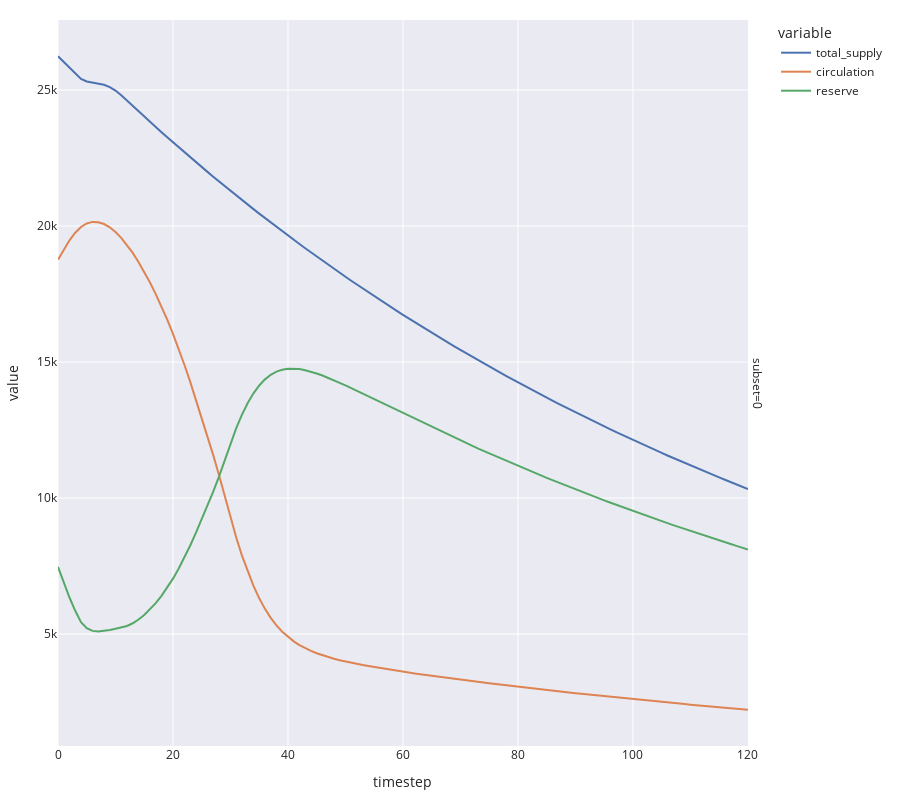

Notebook code cell kept with this figure:
### Markdown cell above
# Analysis 

We have 4 different subsets of data based on different parameters. 

* subset 0: 20% reserve target, 0.05 outlfow rate from common pool per month, no throttle, no inflows
* subset 1: 20% reserve target, 0.05 outflow rate from common pool per month, 0.004 per month throttle, no inflows
* subset 2: 20% reserve target, 0.025 outflow rate from common pool per month, no throttle, no inflows
* subset 3: 20% reserve target, 0.05 outflow rate from the common pool per month, no throttle, and 0.02 inflows

I used a 20% reserve target and 0.05 maxiumum outflow rate as a baseline. Even with a 20% reserve target, the outflow rate and lack of inflows result in a equilibrium reserve of around 18%, if we conservatively assume the maximum outflow rate of 0.05 of the common pool, we end up with a max of ~10.8% issuance per year. 

In the base case we do not specify the issuance rate, we only specify the target and conviction voting parameters that control the maximum outflow. However, if we want to define a maximum issuance rate directly we can use the throttle paramter. In subset 1, this is set to 0.004 or 4.8% per year, resulting in a reserve that stabilizes around 7.5%. It's worth noting that separting the max issuance rate from the conviction parameters, we can potentially remove governance over the max issuance (throttle), while retaining the ability to adjust conviction parameterization as needed, and we can more easily explain the maximum issuance rate without having to explain conviction voting parameterization in-depth. 

In practice we would expect the actual outflows to be much lower than theoretical maximum allows by a given set of conviction parameters. In subset 2, I turned the throttle back off but reduced the outflow rate by half. Reducing outflow rate results in slower overall supply growth, and the reserve stabilizing at a bit higher. From a system perspective, this means that if Honey holders choose to stake honey on the abstain proposals they would effectively be voting to reduce both the spending and the issuance rate. This ensures that honey holders do not have an incentive to overspend, because they always have the option to abstain and reduce issuance and outflows if they do not think any of the current proposals provide positive expected future value. 

Finally, in subset 4, I've set inflows to be greater than outflows, showing how over time this results in the reserves increasing beyond the target, and the supply of Honey decreasing as honey is burned from the common pool. Inflows are specified as a fixed ratio of the circulating supply in the model, which is completely arbitrary, but does help illustrate how consistent net inflows would impact both the total supply and reserves. Total supply would become deflationary, while the reserve would stabilize above the target reserve ratio.

### Code cell
import plotly.express as px
fig = px.line(
    simulation_result,
    x='timestep',
    y=['total_supply', 'circulation', 'reserve'],
    facet_row='subset',
    height=800,
    template='seaborn'
)

fig.update_layout(
    margin=dict(l=20, r=20, t=20, b=20),
)

fig.show()

### Figure 1 — Plotly figure (JSON) as saved in the notebook; plotly's stock layout.template omitted (floating-point values rounded to 4 significant figures)
{"data": [{"hovertemplate": "variable=total_supply<br>subset=0<br>timestep=%{x}<br>value=%{y}<extra></extra>", "legendgroup": "total_supply", "line": {"color": "rgb(76,114,176)", "dash": "solid"}, "mode": "lines", "name": "total_supply", "orientation": "v", "showlegend": true, "type": "scatter", "x": [0, 1, 2, 3, 4, 5, 6, 7, 8, 9, 10, 11, 12, 13, 14, 15, 16, 17, 18, 19, 20, 21, 22, 23, 24, 25, 26, 27, 28, 29, 30, 31, 32, 33, 34, 35, 36, 37, 38, 39, 40, 41, 42, 43, 44, 45, 46, 47, 48, 49, 50, 51, 52, 53, 54, 55, 56, 57, 58, 59, 60, 61, 62, 63, 64, 65, 66, 67, 68, 69, 70, 71, 72, 73, 74, 75, 76, 77, 78, 79, 80, 81, 82, 83, 84, 85, 86, 87, 88, 89, 90, 91, 92, 93, 94, 95, 96, 97, 98, 99, 100, 101, 102, 103, 104, 105, 106, 107, 108, 109, 110, 111, 112, 113, 114, 115, 116, 117, 118, 119, 120], "xaxis": "x", "y": [26238, 26030.0, 25820.0, 25610.0, 25410.0, 25310.0, 25270.0, 25240.0, 25190.0, 25110.0, 24980.0, 24810.0, 24610.0, 24410.0, 24220.0, 24020.0, 23830.0, 23640.0, 23450.0, 23260.0, 23080.0, 22890.0, 22710.0, 22530.0, 22350.0, 22170.0, 21990.0, 21810.0, 21640.0, 21470.0, 21290.0, 21120.0, 20960.0, 20790.0, 20620.0, 20460.0, 20290.0, 20130.0, 19970.0, 19810.0, 19650.0, 19490.0, 19340.0, 19180.0, 19030.0, 18880.0, 18730.0, 18580.0, 18430.0, 18280.0, 18130.0, 17990.0, 17850.0, 17700.0, 17560.0, 17420.0, 17280.0, 17140.0, 17010.0, 16870.0, 16740.0, 16600.0, 16470.0, 16340.0, 16210.0, 16080.0, 15950.0, 15820.0, 15690.0, 15570.0, 15440.0, 15320.0, 15200.0, 15080.0, 14960.0, 14840.0, 14720.0, 14600.0, 14480.0, 14370.0, 14250.0, 14140.0, 14020.0, 13910.0, 13800.0, 13690.0, 13580.0, 13470.0, 13360.0, 13260.0, 13150.0, 13050.0, 12940.0, 12840.0, 12740.0, 12630.0, 12530.0, 12430.0, 12330.0, 12230.0, 12140.0, 12040.0, 11940.0, 11850.0, 11750.0, 11660.0, 11570.0, 11470.0, 11380.0, 11290.0, 11200.0, 11110.0, 11020.0, 10930.0, 10850.0, 10760.0, 10670.0, 10590.0, 10500.0, 10420.0, 10340.0], "yaxis": "y"}, {"hovertemplate": "variable=circulation<br>subset=0<br>timestep=%{x}<br>value=%{y}<extra></extra>", "legendgroup": "circulation", "line": {"color": "rgb(221,132,82)", "dash": "solid"}, "mode": "lines", "name": "circulation", "orientation": "v", "showlegend": true, "type": "scatter", "x": [0, 1, 2, 3, 4, 5, 6, 7, 8, 9, 10, 11, 12, 13, 14, 15, 16, 17, 18, 19, 20, 21, 22, 23, 24, 25, 26, 27, 28, 29, 30, 31, 32, 33, 34, 35, 36, 37, 38, 39, 40, 41, 42, 43, 44, 45, 46, 47, 48, 49, 50, 51, 52, 53, 54, 55, 56, 57, 58, 59, 60, 61, 62, 63, 64, 65, 66, 67, 68, 69, 70, 71, 72, 73, 74, 75, 76, 77, 78, 79, 80, 81, 82, 83, 84, 85, 86, 87, 88, 89, 90, 91, 92, 93, 94, 95, 96, 97, 98, 99, 100, 101, 102, 103, 104, 105, 106, 107, 108, 109, 110, 111, 112, 113, 114, 115, 116, 117, 118, 119, 120], "xaxis": "x", "y": [18765, 19140.0, 19470.0, 19760.0, 19970.0, 20100.0, 20150.0, 20140.0, 20070.0, 19950.0, 19780.0, 19570.0, 19310.0, 19010.0, 18680.0, 18320.0, 17920.0, 17500.0, 17040.0, 16560.0, 16040.0, 15480.0, 14890.0, 14270.0, 13620.0, 12950.0, 12260.0, 11580.0, 10850.0, 10070.0, 9285.0, 8551.0, 7885.0, 7292.0, 6771.0, 6317.0, 5929.0, 5599.0, 5322.0, 5090.0, 4896.0, 4734.0, 4597.0, 4482.0, 4383.0, 4297.0, 4222.0, 4156.0, 4097.0, 4043.0, 3993.0, 3947.0, 3904.0, 3863.0, 3825.0, 3788.0, 3752.0, 3717.0, 3684.0, 3651.0, 3619.0, 3588.0, 3557.0, 3527.0, 3497.0, 3468.0, 3439.0, 3410.0, 3382.0, 3354.0, 3327.0, 3299.0, 3273.0, 3246.0, 3219.0, 3193.0, 3167.0, 3142.0, 3116.0, 3091.0, 3066.0, 3042.0, 3017.0, 2993.0, 2969.0, 2945.0, 2921.0, 2898.0, 2874.0, 2851.0, 2829.0, 2806.0, 2783.0, 2761.0, 2739.0, 2717.0, 2695.0, 2674.0, 2652.0, 2631.0, 2610.0, 2589.0, 2568.0, 2548.0, 2527.0, 2507.0, 2487.0, 2467.0, 2447.0, 2428.0, 2408.0, 2389.0, 2370.0, 2351.0, 2332.0, 2313.0, 2295.0, 2277.0, 2258.0, 2240.0, 2222.0], "yaxis": "y"}, {"hovertemplate": "variable=reserve<br>subset=0<br>timestep=%{x}<br>value=%{y}<extra></extra>", "legendgroup": "reserve", "line": {"color": "rgb(85,168,104)", "dash": "solid"}, "mode": "lines", "name": "reserve", "orientation": "v", "showlegend": true, "type": "scatter", "x": [0, 1, 2, 3, 4, 5, 6, 7, 8, 9, 10, 11, 12, 13, 14, 15, 16, 17, 18, 19, 20, 21, 22, 23, 24, 25, 26, 27, 28, 29, 30, 31, 32, 33, 34, 35, 36, 37, 38, 39, 40, 41, 42, 43, 44, 45, 46, 47, 48, 49, 50, 51, 52, 53, 54, 55, 56, 57, 58, 59, 60, 61, 62, 63, 64, 65, 66, 67, 68, 69, 70, 71, 72, 73, 74, 75, 76, 77, 78, 79, 80, 81, 82, 83, 84, 85, 86, 87, 88, 89, 90, 91, 92, 93, 94, 95, 96, 97, 98, 99, 100, 101, 102, 103, 104, 105, 106, 107, 108, 109, 110, 111, 112, 113, 114, 115, 116, 117, 118, 119, 120], "xaxis": "x", "y": [7473, 6889.0, 6346.0, 5858.0, 5443.0, 5216.0, 5120.0, 5098.0, 5117.0, 5155.0, 5198.0, 5240.0, 5299.0, 5400.0, 5536.0, 5706.0, 5908.0, 6141.0, 6406.0, 6705.0, 7039.0, 7410.0, 7816.0, 8257.0, 8728.0, 9222.0, 9729.0, 10240.0, 10790.0, 11400.0, 12010.0, 12570.0, 13070.0, 13500.0, 13850.0, 14140.0, 14360.0, 14530.0, 14650.0, 14720.0, 14760.0, 14760.0, 14740.0, 14700.0, 14650.0, 14580.0, 14500.0, 14420.0, 14330.0, 14240.0, 14140.0, 14040.0, 13940.0, 13840.0, 13740.0, 13630.0, 13530.0, 13430.0, 13320.0, 13220.0, 13120.0, 13010.0, 12910.0, 12810.0, 12710.0, 12610.0, 12510.0, 12410.0, 12310.0, 12210.0, 12120.0, 12020.0, 11920.0, 11830.0, 11740.0, 11640.0, 11550.0, 11460.0, 11370.0, 11280.0, 11190.0, 11100.0, 11010.0, 10920.0, 10830.0, 10750.0, 10660.0, 10570.0, 10490.0, 10410.0, 10320.0, 10240.0, 10160.0, 10080.0, 9997.0, 9917.0, 9838.0, 9759.0, 9681.0, 9603.0, 9527.0, 9450.0, 9375.0, 9300.0, 9226.0, 9152.0, 9079.0, 9006.0, 8934.0, 8862.0, 8792.0, 8721.0, 8651.0, 8582.0, 8514.0, 8445.0, 8378.0, 8311.0, 8244.0, 8178.0, 8113.0], "yaxis": "y"}], "layout": {"annotations": [{"font": {}, "showarrow": false, "text": "subset=0", "textangle": 90, "x": 0.98, "xanchor": "left", "xref": "paper", "y": 0.5, "yanchor": "middle", "yref": "paper"}], "height": 800, "legend": {"title": {"text": "variable"}, "tracegroupgap": 0}, "margin": {"b": 20, "l": 20, "r": 20, "t": 20}, "xaxis": {"anchor": "y", "domain": [0, 0.98], "title": {"text": "timestep"}}, "yaxis": {"anchor": "x", "domain": [0, 1], "title": {"text": "value"}}}}
